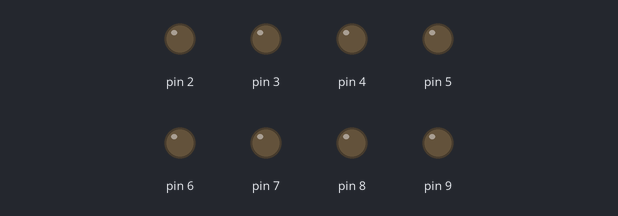
The sketch below on a simulated Arduino Uno, built with avr-gcc and run on an emulated ATmega328P. On the bench: output pins drawn as LEDs (lit = HIGH).

Above: at 0.1 s.
At 5.1 s:
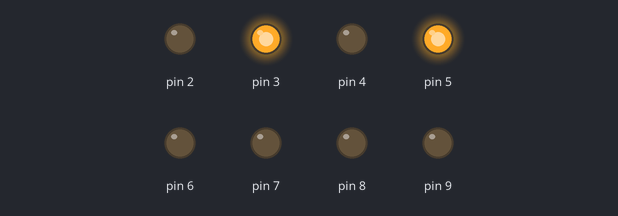
At 10.1 s:
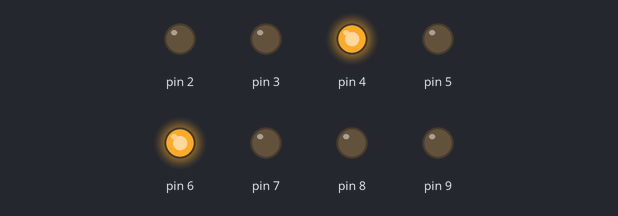
At 20.1 s:
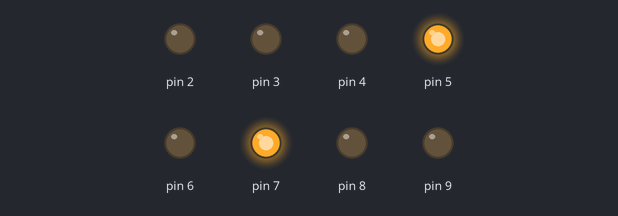
At 30.1 s:
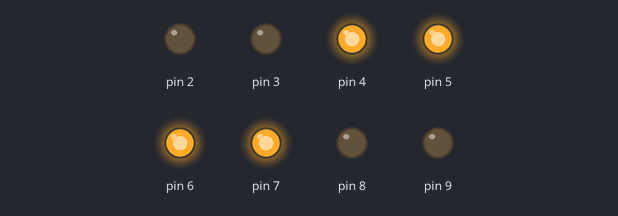
At 39.75 s:
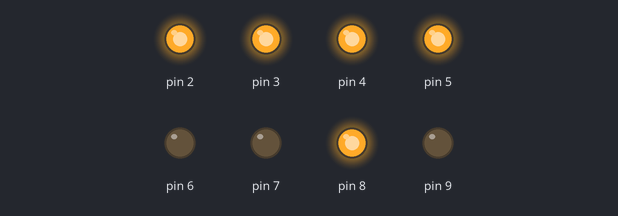
Timing chart, 0 to 40.0 s (numbered marks = the images above):
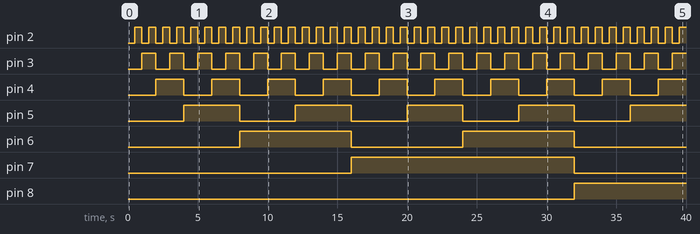

The sketch:

ex3.ino
```cpp
void setup() {
  for (int i = 2; i <= 9; i++) {
    pinMode(i, OUTPUT);
  }
}

void loop() {
  for (int num = 0; num < 256; num++) {
    for (int bit = 0; bit < 8; bit++) {
      int estado = (num >> bit) & 1;
      digitalWrite(2 + bit, estado);
    }
    delay(500);
  }
}
```

Measured:
- by itself, pin 2: alternates HIGH for 0.50 s and LOW for 0.50 s
- by itself, pin 3: alternates HIGH for 1.0 s and LOW for 1.0 s
- by itself, pin 4: alternates HIGH for 2.0 s and LOW for 2.0 s
- by itself, pin 5: alternates HIGH for 4.0 s and LOW for 4.0 s
- by itself, pin 6: alternates HIGH for 8.0 s and LOW for 8.0 s
- by itself, pin 7: LOW → HIGH at 16.0 s, → LOW 16.0 s later
- by itself, pin 8: LOW → HIGH at 32.0 s
